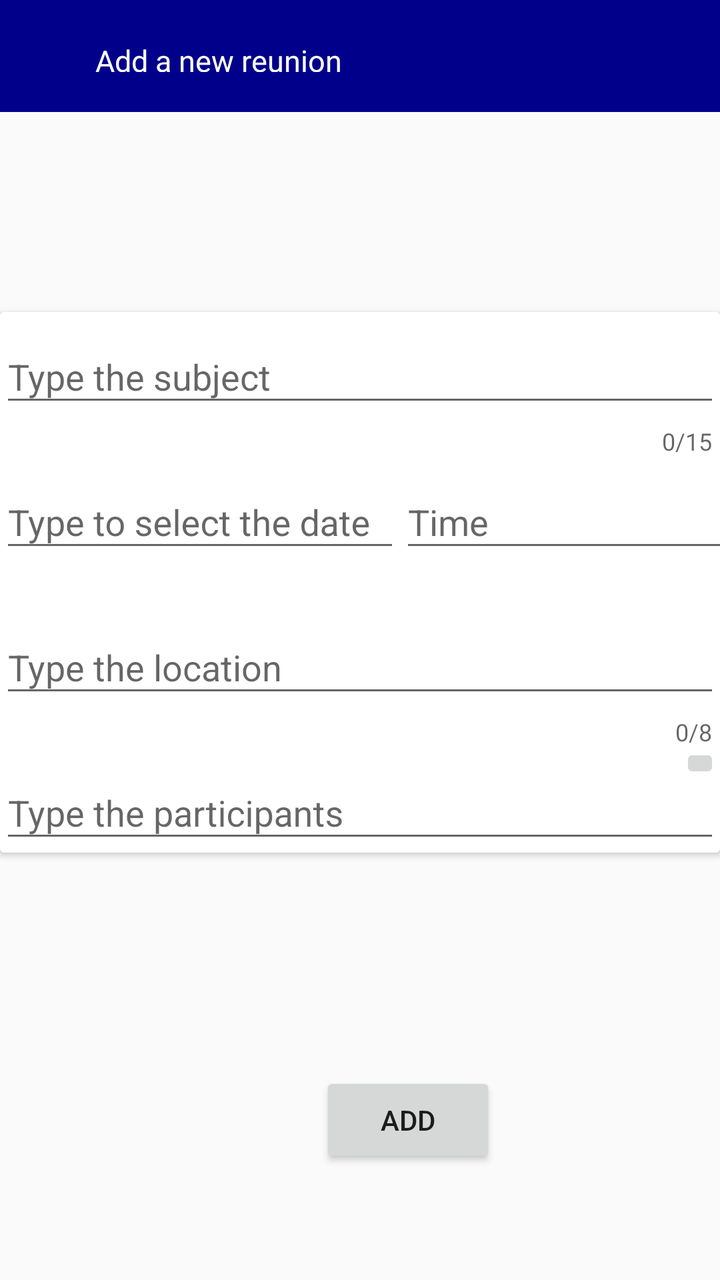
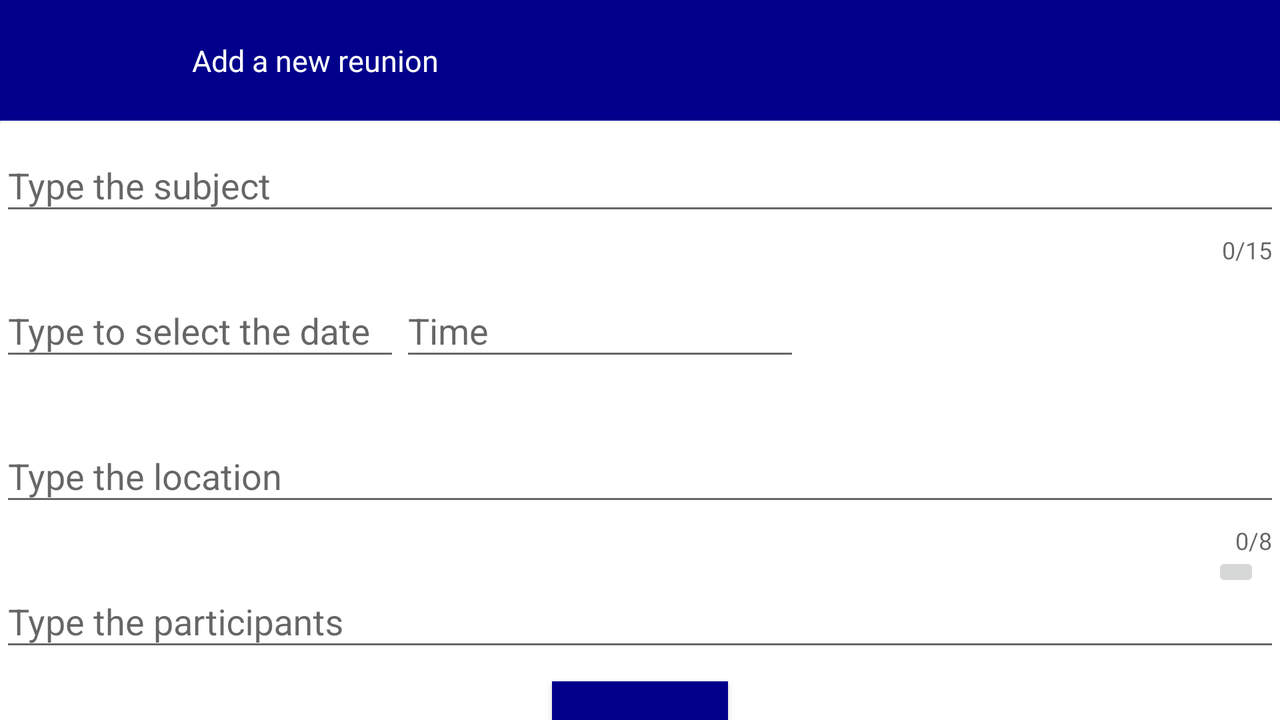

Two renders of one Android screen. The first uses the default layout on a phone; the second uses the alternative layout the repository ships for a different screen configuration, on a matching device. The two XML files are below.
<!-- AndroidManifest.xml: application theme AppTheme -->
<!-- res/layout/new_reunion_layout.xml -->
<?xml version="1.0" encoding="utf-8"?>
<androidx.constraintlayout.widget.ConstraintLayout xmlns:android="http://schemas.android.com/apk/res/android"
    xmlns:app="http://schemas.android.com/apk/res-auto"
    android:layout_width="match_parent" android:layout_height="match_parent">

    <androidx.appcompat.widget.Toolbar
        android:id="@+id/toolbar_new"
        android:layout_width="match_parent"
        android:layout_height="?attr/actionBarSize"
        android:background="@color/colorPrimary"
        android:elevation="0dp"
        app:layout_constraintStart_toStartOf="parent"
        app:layout_constraintTop_toTopOf="parent">

        <RelativeLayout
            android:layout_width="match_parent"
            android:layout_height="match_parent">

            <TextView
                android:id="@+id/toolbar_txt"
                android:layout_width="wrap_content"
                android:layout_height="match_parent"
                android:layout_alignParentTop="true"
                android:layout_alignParentEnd="true"
                android:layout_marginTop="0dp"
                android:layout_marginEnd="169dp"
                android:padding="20dp"
                android:text="Add a new reunion"
                android:textColor="@color/cardview_light_background"
                android:textSize="15dp"></TextView>

            <ImageButton
                android:id="@+id/return_btn"
                android:layout_width="wrap_content"
                android:layout_height="wrap_content"
                android:layout_alignParentEnd="true"
                android:layout_alignParentBottom="true"
                android:layout_marginEnd="340dp"
                android:layout_marginBottom="0dp"
                android:background="@color/colorPrimary"
                android:padding="20dp"
                android:src="@drawable/ic_arrow_back_black_24dp"></ImageButton>
        </RelativeLayout>


    </androidx.appcompat.widget.Toolbar>

    <androidx.cardview.widget.CardView
        android:id="@+id/cardView"
        android:layout_width="match_parent"
        android:layout_height="wrap_content"
        android:layout_marginTop="100dp"
        app:layout_constraintStart_toStartOf="parent"
        app:layout_constraintTop_toBottomOf="@+id/toolbar_new">

        <LinearLayout
            android:layout_width="match_parent"
            android:layout_height="wrap_content"
            android:orientation="vertical">

            <com.google.android.material.textfield.TextInputLayout
                android:id="@+id/subject_input"
                android:layout_width="match_parent"
                android:layout_height="wrap_content"
                app:counterEnabled="true"
                app:counterMaxLength="15"
                app:errorEnabled="true">
                <com.google.android.material.textfield.TextInputEditText
                    android:layout_width="match_parent"
                    android:layout_height="wrap_content"
                    android:hint="Type the subject"
                    android:inputType="text"></com.google.android.material.textfield.TextInputEditText>


            </com.google.android.material.textfield.TextInputLayout>
            <RelativeLayout
                android:layout_width="match_parent"
                android:layout_height="wrap_content">

                <com.google.android.material.textfield.TextInputLayout
                    android:id="@+id/date_layout"
                    android:layout_width="wrap_content"
                    android:layout_height="wrap_content"
                    android:layout_alignParentTop="true"
                    app:errorEnabled="true"
                    >

                    <com.google.android.material.textfield.TextInputEditText
                        android:id="@+id/date_input"
                        android:layout_width="200dp"
                        android:layout_height="wrap_content"
                        android:hint="Type to select the date"
                        android:focusableInTouchMode="false"
                        android:clickable="true"></com.google.android.material.textfield.TextInputEditText>
                </com.google.android.material.textfield.TextInputLayout>

                <com.google.android.material.textfield.TextInputLayout
                    android:id="@+id/time_layout"
                    android:layout_width="wrap_content"
                    android:layout_height="wrap_content"
                    android:layout_toEndOf="@+id/date_layout"
                    app:errorEnabled="true">

                    <com.google.android.material.textfield.TextInputEditText
                        android:id="@+id/time_input"
                        android:layout_width="200dp"
                        android:layout_height="wrap_content"
                        android:hint="Time"
                        android:focusableInTouchMode="false"
                        android:clickable="true"></com.google.android.material.textfield.TextInputEditText>
                </com.google.android.material.textfield.TextInputLayout>




            </RelativeLayout>






            <com.google.android.material.textfield.TextInputLayout
                android:id="@+id/location_input"
                android:layout_width="match_parent"
                android:layout_height="wrap_content"
                app:counterEnabled="true"
                app:counterMaxLength="8"
                app:errorEnabled="true">
                <com.google.android.material.textfield.TextInputEditText
                    android:layout_width="match_parent"
                    android:layout_height="wrap_content"
                    android:hint="Type the location"
                    android:inputType="text"></com.google.android.material.textfield.TextInputEditText>


            </com.google.android.material.textfield.TextInputLayout>

            <com.google.android.material.textfield.TextInputLayout
                android:id="@+id/participant_input"
                android:layout_width="match_parent"
                android:layout_height="wrap_content"
                >
                <com.google.android.material.textfield.TextInputEditText
                    android:layout_width="match_parent"
                    android:layout_height="wrap_content"
                    android:hint="Type the participants"
                    android:inputType="textEmailAddress"></com.google.android.material.textfield.TextInputEditText>

                <ImageButton
                    android:id="@+id/add_participatns_btn"
                    android:layout_width="wrap_content"
                    android:layout_height="wrap_content"
                    android:src="@drawable/ic_add_black_24dp"
                    android:layout_marginStart="340dp"
                    android:layout_marginTop="-55dp"></ImageButton>


            </com.google.android.material.textfield.TextInputLayout>







        </LinearLayout>


    </androidx.cardview.widget.CardView>

    <Button
        android:id="@+id/add_btn"
        android:layout_width="wrap_content"
        android:layout_height="wrap_content"
        android:layout_marginStart="160dp"
        android:layout_marginTop="536dp"
        android:text="ADD"
        app:layout_constraintStart_toStartOf="parent"
        app:layout_constraintTop_toTopOf="parent"></Button>


</androidx.constraintlayout.widget.ConstraintLayout>
<!-- resources referenced by this layout -->
<resources>
  <color name="colorPrimary">#00008b</color>
  <style name="AppTheme" parent="Theme.AppCompat.Light">
      
      <item name="colorPrimary">@color/colorPrimary</item>
      <item name="colorPrimaryDark">@color/colorPrimaryDark</item>
      <item name="colorAccent">@color/colorAccent</item>
          <item name="android:queryHint">@string/search_hint</item>
          <item name="actionOverflowButtonStyle">@style/OverFlowButton</item>
  
  </style>
  <color name="colorPrimaryDark">#00574B</color>
  <color name="colorAccent">#D81B60</color>
  <string name="search_hint">Filter by location</string>
  <style name="OverFlowButton" parent="@style/Animation.Design.BottomSheetDialog">
          <item name="android:src">@drawable/ic_filter_list_black_24dp</item>
      </style>
</resources>
<!-- res/layout-land/new_reunion_layout.xml (the author's variant of the layout above) -->
<!-- drawn on the phone turned sideways -->
<?xml version="1.0" encoding="utf-8"?>
<androidx.constraintlayout.widget.ConstraintLayout xmlns:android="http://schemas.android.com/apk/res/android"
    xmlns:app="http://schemas.android.com/apk/res-auto"
    android:layout_width="match_parent" android:layout_height="match_parent">

    <androidx.appcompat.widget.Toolbar
        android:id="@+id/toolbar_new"
        android:layout_width="match_parent"
        android:layout_height="wrap_content"
        android:background="@color/colorPrimary"
        app:layout_constraintStart_toStartOf="parent"
        app:layout_constraintTop_toTopOf="parent">

        <RelativeLayout
            android:layout_width="match_parent"
            android:layout_height="wrap_content">

            <TextView
                android:id="@+id/toolbar_txt"
                android:layout_width="wrap_content"
                android:layout_height="wrap_content"
                android:layout_alignParentTop="true"
                android:layout_marginStart="20dp"
                android:layout_marginTop="0dp"
                android:layout_marginEnd="400dp"
                android:layout_toEndOf="@+id/return_btn"
                android:padding="20dp"
                android:text="Add a new reunion"
                android:textColor="@color/cardview_light_background"
                android:textSize="15dp"></TextView>

            <ImageButton
                android:id="@+id/return_btn"
                android:layout_width="wrap_content"
                android:layout_height="wrap_content"
                android:layout_alignParentStart="true"
                android:background="@color/colorPrimary"
                android:padding="20dp"
                android:src="@drawable/ic_arrow_back_black_24dp"></ImageButton>
        </RelativeLayout>


    </androidx.appcompat.widget.Toolbar>

    <ScrollView
        android:id="@+id/scrollView"
        android:layout_width="match_parent"
        android:layout_height="wrap_content"
        app:layout_constraintEnd_toEndOf="parent"
        app:layout_constraintTop_toBottomOf="@+id/toolbar_new">

        <androidx.cardview.widget.CardView
            android:id="@+id/cardView"
            android:layout_width="match_parent"
            android:layout_height="wrap_content"
            app:layout_constraintStart_toStartOf="parent"
            app:layout_constraintTop_toBottomOf="@+id/toolbar_new">

            <LinearLayout
                android:layout_width="match_parent"
                android:layout_height="wrap_content"
                android:orientation="vertical">

                <com.google.android.material.textfield.TextInputLayout
                    android:id="@+id/subject_input"
                    android:layout_width="match_parent"
                    android:layout_height="wrap_content"
                    app:counterEnabled="true"
                    app:counterMaxLength="15"
                    app:errorEnabled="true">
                    <com.google.android.material.textfield.TextInputEditText
                        android:layout_width="match_parent"
                        android:layout_height="wrap_content"
                        android:hint="Type the subject"
                        android:inputType="text"></com.google.android.material.textfield.TextInputEditText>


                </com.google.android.material.textfield.TextInputLayout>
                <RelativeLayout
                    android:layout_width="match_parent"
                    android:layout_height="wrap_content">

                    <com.google.android.material.textfield.TextInputLayout
                        android:id="@+id/date_layout"
                        android:layout_width="wrap_content"
                        android:layout_height="wrap_content"
                        android:layout_alignParentTop="true"
                        app:errorEnabled="true"
                        >

                        <com.google.android.material.textfield.TextInputEditText
                            android:id="@+id/date_input"
                            android:layout_width="200dp"
                            android:layout_height="wrap_content"
                            android:hint="Type to select the date"
                            android:focusableInTouchMode="false"
                            android:clickable="true"></com.google.android.material.textfield.TextInputEditText>
                    </com.google.android.material.textfield.TextInputLayout>

                    <com.google.android.material.textfield.TextInputLayout
                        android:id="@+id/time_layout"
                        android:layout_width="wrap_content"
                        android:layout_height="wrap_content"
                        android:layout_toEndOf="@+id/date_layout"
                        app:errorEnabled="true">

                        <com.google.android.material.textfield.TextInputEditText
                            android:id="@+id/time_input"
                            android:layout_width="200dp"
                            android:layout_height="wrap_content"
                            android:hint="Time"
                            android:focusableInTouchMode="false"
                            android:clickable="true"></com.google.android.material.textfield.TextInputEditText>
                    </com.google.android.material.textfield.TextInputLayout>




                </RelativeLayout>






                <com.google.android.material.textfield.TextInputLayout
                    android:id="@+id/location_input"
                    android:layout_width="match_parent"
                    android:layout_height="wrap_content"
                    app:counterEnabled="true"
                    app:counterMaxLength="8"
                    app:errorEnabled="true">
                    <com.google.android.material.textfield.TextInputEditText
                        android:layout_width="match_parent"
                        android:layout_height="wrap_content"
                        android:hint="Type the location"
                        android:inputType="text"></com.google.android.material.textfield.TextInputEditText>


                </com.google.android.material.textfield.TextInputLayout>

                <com.google.android.material.textfield.TextInputLayout
                    android:id="@+id/participant_input"
                    android:layout_width="match_parent"
                    android:layout_height="wrap_content"
                    >
                    <com.google.android.material.textfield.TextInputEditText
                        android:layout_width="match_parent"
                        android:layout_height="wrap_content"
                        android:hint="Type the participants"
                        android:inputType="textEmailAddress"></com.google.android.material.textfield.TextInputEditText>

                    <ImageButton
                        android:id="@+id/add_participatns_btn"
                        android:layout_width="wrap_content"
                        android:layout_height="wrap_content"
                        android:src="@drawable/ic_add_black_24dp"
                        android:layout_gravity="end|bottom"
                        android:layout_marginEnd="10dp"
                        android:layout_marginTop="-55dp"></ImageButton>


                </com.google.android.material.textfield.TextInputLayout>
                <Button
                    android:id="@+id/add_btn"
                    android:layout_width="wrap_content"
                    android:layout_height="wrap_content"
                    android:layout_gravity="center"
                    android:layout_marginTop="10dp"
                    android:text="ADD"
                    android:background="@color/colorPrimary"
                    android:textColor="#FFF"
                    app:layout_constraintStart_toStartOf="parent"
                    app:layout_constraintTop_toBottomOf="@+id/cardView"></Button>








            </LinearLayout>


        </androidx.cardview.widget.CardView>


    </ScrollView>





</androidx.constraintlayout.widget.ConstraintLayout>
